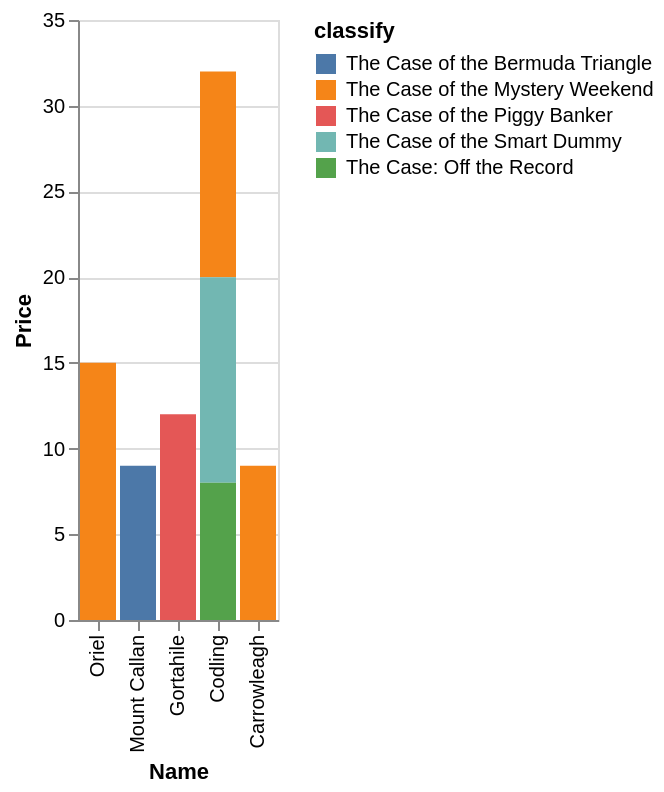

The specification (Vega-Lite) saved for this image:
### Vega-Lite specification from a JSON file in a GitHub repository (floating-point values rounded to 4 significant figures)
{"data": {"values": [{"x_data": "Oriel", "y_data": 0, "classify": "The Case of the Bermuda Triangle"}, {"x_data": "Mount Callan", "y_data": 9, "classify": "The Case of the Bermuda Triangle"}, {"x_data": "Gortahile", "y_data": 0, "classify": "The Case of the Bermuda Triangle"}, {"x_data": "Codling", "y_data": 0, "classify": "The Case of the Bermuda Triangle"}, {"x_data": "Carrowleagh", "y_data": 0, "classify": "The Case of the Bermuda Triangle"}, {"x_data": "Oriel", "y_data": 15, "classify": "The Case of the Mystery Weekend"}, {"x_data": "Mount Callan", "y_data": 0, "classify": "The Case of the Mystery Weekend"}, {"x_data": "Gortahile", "y_data": 0, "classify": "The Case of the Mystery Weekend"}, {"x_data": "Codling", "y_data": 12, "classify": "The Case of the Mystery Weekend"}, {"x_data": "Carrowleagh", "y_data": 9, "classify": "The Case of the Mystery Weekend"}, {"x_data": "Oriel", "y_data": 0, "classify": "The Case of the Piggy Banker"}, {"x_data": "Mount Callan", "y_data": 0, "classify": "The Case of the Piggy Banker"}, {"x_data": "Gortahile", "y_data": 12, "classify": "The Case of the Piggy Banker"}, {"x_data": "Codling", "y_data": 0, "classify": "The Case of the Piggy Banker"}, {"x_data": "Carrowleagh", "y_data": 0, "classify": "The Case of the Piggy Banker"}, {"x_data": "Oriel", "y_data": 0, "classify": "The Case of the Smart Dummy"}, {"x_data": "Mount Callan", "y_data": 0, "classify": "The Case of the Smart Dummy"}, {"x_data": "Gortahile", "y_data": 0, "classify": "The Case of the Smart Dummy"}, {"x_data": "Codling", "y_data": 12, "classify": "The Case of the Smart Dummy"}, {"x_data": "Carrowleagh", "y_data": 0, "classify": "The Case of the Smart Dummy"}, {"x_data": "Oriel", "y_data": 0, "classify": "The Case: Off the Record"}, {"x_data": "Mount Callan", "y_data": 0, "classify": "The Case: Off the Record"}, {"x_data": "Gortahile", "y_data": 0, "classify": "The Case: Off the Record"}, {"x_data": "Codling", "y_data": 8, "classify": "The Case: Off the Record"}, {"x_data": "Carrowleagh", "y_data": 0, "classify": "The Case: Off the Record"}]}, "mark": "bar", "encoding": {"x": {"field": "x_data", "type": "nominal", "title": "Name", "sort": "descending"}, "y": {"field": "y_data", "type": "quantitative", "title": "Price"}, "color": {"field": "classify"}}}
